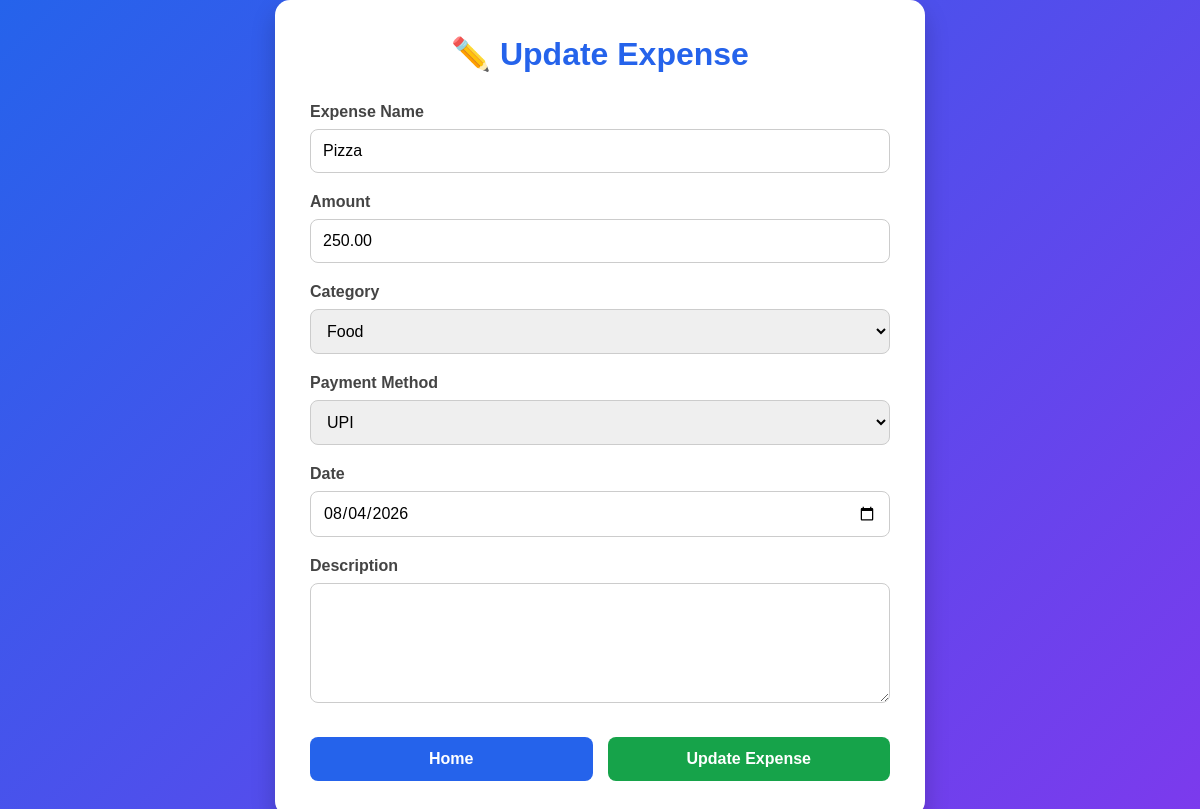
The page /update_expense/1/ (signed in) on the database its author committed.
### Tracker/models.py (models this page shows, shortened)
class Expense(models.Model):
    user = models.ForeignKey(
        User,
        on_delete=models.CASCADE
    )
    title = models.CharField(max_length=100)
    amount = models.DecimalField(max_digits=10, decimal_places=2)
    date = models.DateField()
    category = models.CharField(max_length=50)
    payment = models.CharField(max_length=50, default='UPI')
    date=models.DateField(auto_now_add=True)
    description = models.TextField(blank=True, null=True)

### Tracker/views.py (the view, shortened to what this page needs)
# urls.py: path('update_expense/<int:expense_id>/', views.update_expense, name='update_expense'),
@login_required
def update_expense(request, expense_id):
    expense = Expense.objects.get(user=request.user, id=expense_id)
    return render(request, 'update_expense.html', {'expense': expense})

### Tracker/templates/update_expense.html (shortened to what this page needs)
<!DOCTYPE html>
<html lang="en">
<head>
</head>
<body>
<div class="container">
    <div class="card">
        <h1>✏️ Update Expense</h1>
        <form method="POST">
            <label>Expense Name</label>
            <input
                type="text"
                name="expense_name"
                value="{{ expense.title }}"
                required
            >
            <label>Amount</label>
            <input
                type="number"
                name="amount"
                value="{{ expense.amount }}"
                required
            >
            <label>Category</label>
            <select name="category">
                <option value="food" {% if expense.category == "food" %}selected{% endif %}>Food</option>
            </select>
            <label>Payment Method</label>
            <select name="payment">
                <option value="UPI" {% if expense.payment == "UPI" %}selected{% endif %}>UPI</option>
            </select>
            <label>Date</label>
            <input
                type="date"
                name="date"
                value="{{ expense.date|date:'Y-m-d' }}"
                required
            >
            <label>Description</label>
            <textarea
                name="description"
            >{{ expense.description }}</textarea>
            <div class="buttons">
                <a href="{% url 'home' %}" class="btn home">
                    Home
                </a>
                <button
                    type="submit"
                    class="btn update"
                >
                    Update Expense
                </button>
            </div>
        </form>
    </div>
</div>
</body>
</html>

### Tracker/templates/update_expense.html (style rules this page uses)
* { margin:0; padding:0; box-sizing:border-box; font-family:Arial,Helvetica,sans-serif; }
body { background:linear-gradient(135deg,#2563eb,#7c3aed); display:flex; justify-content:center; align-items:center; min-height:100vh; }
.container { width:90%; max-width:650px; }
.card { background:white; padding:35px; border-radius:15px; box-shadow:0 12px 25px rgba(0,0,0,.2); }
h1 { text-align:center; color:#2563eb; margin-bottom:30px; }
label { display:block; margin-bottom:8px; font-weight:bold; color:#444; }
input, select, textarea { width:100%; padding:12px; margin-bottom:20px; border:1px solid #ccc; border-radius:8px; font-size:16px; transition:.3s; }
textarea { resize:vertical; min-height:120px; }
.buttons { display:flex; justify-content:space-between; gap:15px; margin-top:10px; }
.btn { flex:1; text-align:center; text-decoration:none; color:white; border:none; padding:13px; border-radius:8px; font-size:16px; cursor:pointer; font-weight:bold; transition:.3s; }
.home { background:#2563eb; }
.update { background:#16a34a; }

### rows shown on the page
Expense: expense_name "Pizza", amount "250.00", category "Food", payment "UPI", date "08/04/2026"
